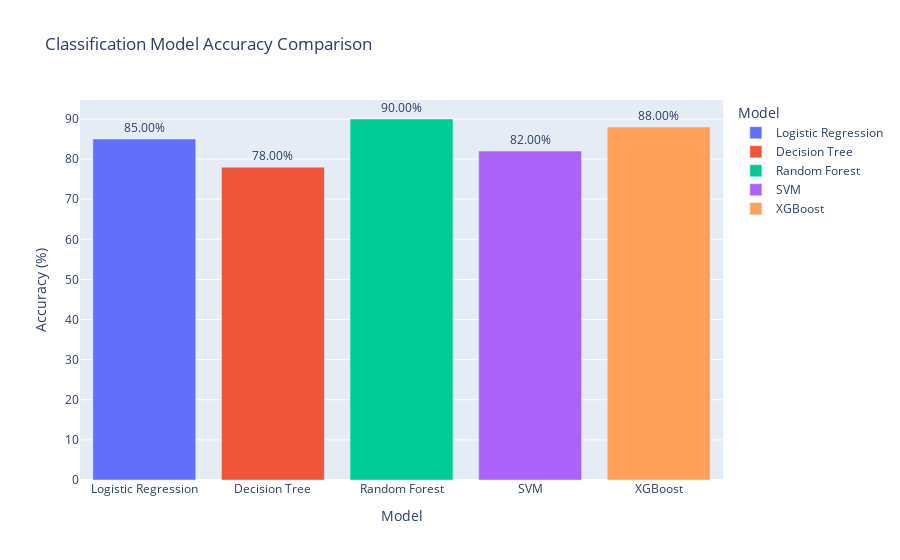

Source (notebook cell):
### Code cell
import plotly.express as px

data = {
    "Model": ["Logistic Regression", "Decision Tree", "Random Forest", "SVM", "XGBoost"],
    "Accuracy": [0.85, 0.78, 0.90, 0.82, 0.88]
}

df_accuracy = pd.DataFrame(data)
df_accuracy["Accuracy"] = df_accuracy["Accuracy"] * 100

fig = px.bar(
    df_accuracy,
    x="Model",
    y="Accuracy",
    text="Accuracy",
    title="Classification Model Accuracy Comparison",
    labels={"Accuracy": "Accuracy (%)"},
    color="Model",
    color_discrete_sequence=px.colors.qualitative.Plotly
)

fig.update_traces(texttemplate='%{text:.2f}%', textposition='outside')
fig.update_layout(uniformtext_minsize=8, uniformtext_mode='hide')

fig.show()

### Figure 1 — Plotly figure (JSON) as saved in the notebook; plotly's stock layout.template omitted (floating-point values rounded to 4 significant figures)
{"data": [{"alignmentgroup": "True", "hovertemplate": "Model=%{x}<br>Accuracy (%)=%{text}<extra></extra>", "legendgroup": "Logistic Regression", "marker": {"color": "#636EFA", "pattern": {"shape": ""}}, "name": "Logistic Regression", "offsetgroup": "Logistic Regression", "orientation": "v", "showlegend": true, "text": [85], "textposition": "outside", "texttemplate": "%{text:.2f}%", "type": "bar", "x": ["Logistic Regression"], "xaxis": "x", "y": [85], "yaxis": "y"}, {"alignmentgroup": "True", "hovertemplate": "Model=%{x}<br>Accuracy (%)=%{text}<extra></extra>", "legendgroup": "Decision Tree", "marker": {"color": "#EF553B", "pattern": {"shape": ""}}, "name": "Decision Tree", "offsetgroup": "Decision Tree", "orientation": "v", "showlegend": true, "text": [78], "textposition": "outside", "texttemplate": "%{text:.2f}%", "type": "bar", "x": ["Decision Tree"], "xaxis": "x", "y": [78], "yaxis": "y"}, {"alignmentgroup": "True", "hovertemplate": "Model=%{x}<br>Accuracy (%)=%{text}<extra></extra>", "legendgroup": "Random Forest", "marker": {"color": "#00CC96", "pattern": {"shape": ""}}, "name": "Random Forest", "offsetgroup": "Random Forest", "orientation": "v", "showlegend": true, "text": [90], "textposition": "outside", "texttemplate": "%{text:.2f}%", "type": "bar", "x": ["Random Forest"], "xaxis": "x", "y": [90], "yaxis": "y"}, {"alignmentgroup": "True", "hovertemplate": "Model=%{x}<br>Accuracy (%)=%{text}<extra></extra>", "legendgroup": "SVM", "marker": {"color": "#AB63FA", "pattern": {"shape": ""}}, "name": "SVM", "offsetgroup": "SVM", "orientation": "v", "showlegend": true, "text": [82], "textposition": "outside", "texttemplate": "%{text:.2f}%", "type": "bar", "x": ["SVM"], "xaxis": "x", "y": [82], "yaxis": "y"}, {"alignmentgroup": "True", "hovertemplate": "Model=%{x}<br>Accuracy (%)=%{text}<extra></extra>", "legendgroup": "XGBoost", "marker": {"color": "#FFA15A", "pattern": {"shape": ""}}, "name": "XGBoost", "offsetgroup": "XGBoost", "orientation": "v", "showlegend": true, "text": [88], "textposition": "outside", "texttemplate": "%{text:.2f}%", "type": "bar", "x": ["XGBoost"], "xaxis": "x", "y": [88], "yaxis": "y"}], "layout": {"barmode": "relative", "legend": {"title": {"text": "Model"}, "tracegroupgap": 0}, "title": {"text": "Classification Model Accuracy Comparison"}, "uniformtext": {"minsize": 8, "mode": "hide"}, "xaxis": {"anchor": "y", "categoryarray": ["Logistic Regression", "Decision Tree", "Random Forest", "SVM", "XGBoost"], "categoryorder": "array", "domain": [0, 1], "title": {"text": "Model"}}, "yaxis": {"anchor": "x", "domain": [0, 1], "title": {"text": "Accuracy (%)"}}}}
